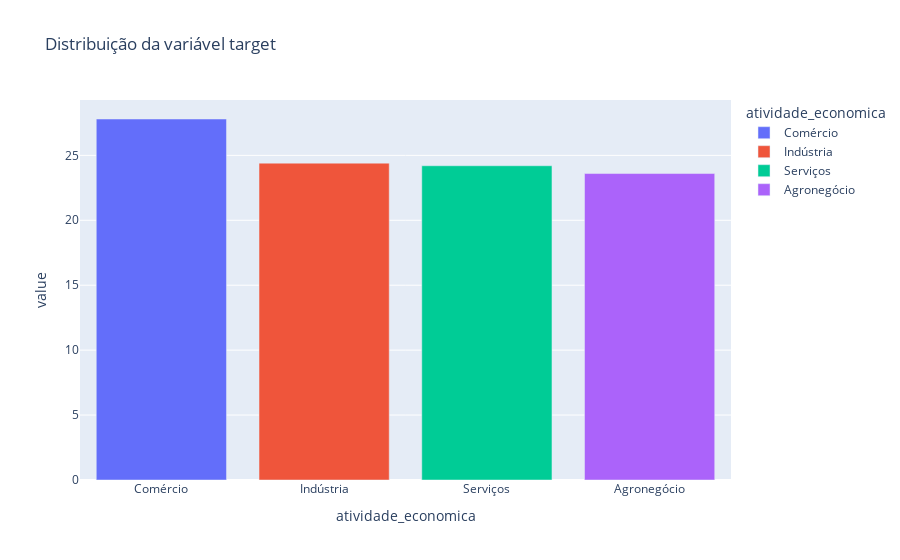

This figure's notebook cell:
### Code cell
# Distribuição da variavel Atividade economica
percentual_atividade = df_segmento.value_counts('atividade_economica') / len(df_segmento) * 100
px.bar(percentual_atividade,color=percentual_atividade.index ,
       title='Distribuição da variável target')

### Figure 1 — Plotly figure (JSON) as saved in the notebook; plotly's stock layout.template omitted (floating-point values rounded to 4 significant figures)
{"data": [{"hovertemplate": "atividade_economica=%{x}<br>value=%{y}<extra></extra>", "legendgroup": "Comércio", "marker": {"color": "#636efa", "pattern": {"shape": ""}}, "name": "Comércio", "orientation": "v", "showlegend": true, "textposition": "auto", "type": "bar", "x": ["Comércio"], "xaxis": "x", "y": [27.8], "yaxis": "y"}, {"hovertemplate": "atividade_economica=%{x}<br>value=%{y}<extra></extra>", "legendgroup": "Indústria", "marker": {"color": "#EF553B", "pattern": {"shape": ""}}, "name": "Indústria", "orientation": "v", "showlegend": true, "textposition": "auto", "type": "bar", "x": ["Indústria"], "xaxis": "x", "y": [24.4], "yaxis": "y"}, {"hovertemplate": "atividade_economica=%{x}<br>value=%{y}<extra></extra>", "legendgroup": "Serviços", "marker": {"color": "#00cc96", "pattern": {"shape": ""}}, "name": "Serviços", "orientation": "v", "showlegend": true, "textposition": "auto", "type": "bar", "x": ["Serviços"], "xaxis": "x", "y": [24.2], "yaxis": "y"}, {"hovertemplate": "atividade_economica=%{x}<br>value=%{y}<extra></extra>", "legendgroup": "Agronegócio", "marker": {"color": "#ab63fa", "pattern": {"shape": ""}}, "name": "Agronegócio", "orientation": "v", "showlegend": true, "textposition": "auto", "type": "bar", "x": ["Agronegócio"], "xaxis": "x", "y": [23.6], "yaxis": "y"}], "layout": {"barmode": "relative", "legend": {"title": {"text": "atividade_economica"}, "tracegroupgap": 0}, "title": {"text": "Distribuição da variável target"}, "xaxis": {"anchor": "y", "categoryarray": ["Comércio", "Indústria", "Serviços", "Agronegócio"], "categoryorder": "array", "domain": [0, 1], "title": {"text": "atividade_economica"}}, "yaxis": {"anchor": "x", "domain": [0, 1], "title": {"text": "value"}}}}
